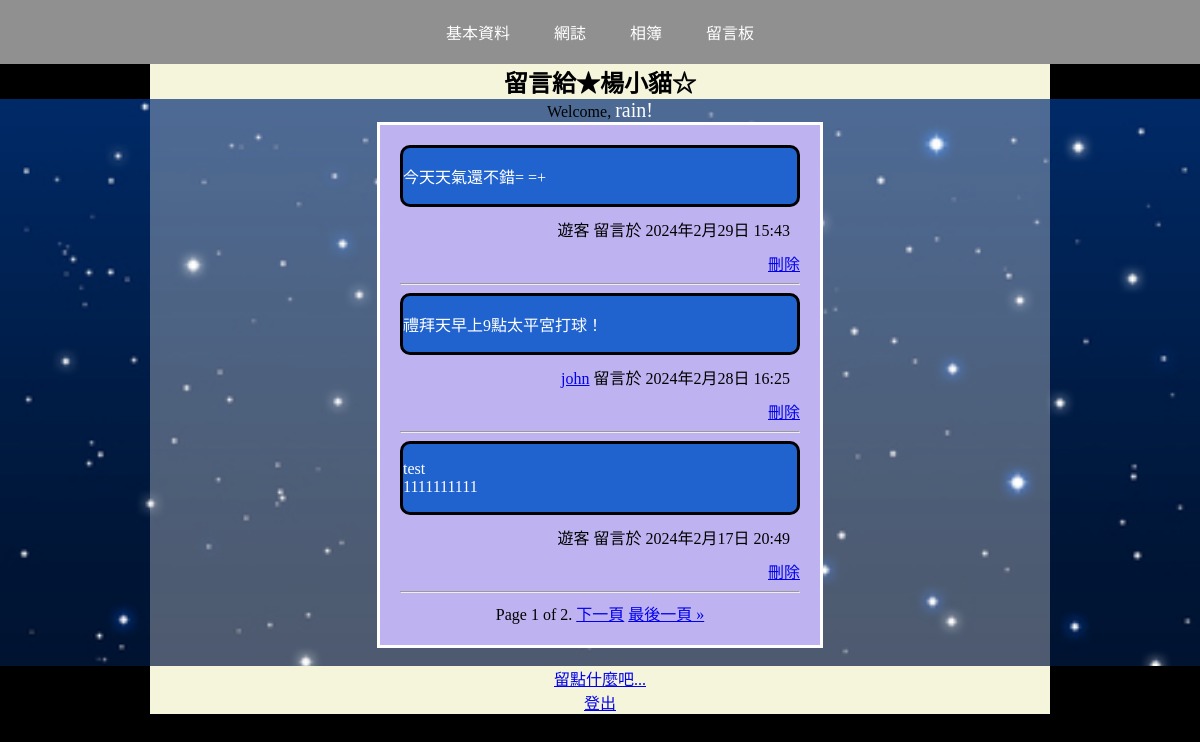
Page /board (signed in) on the committed database.
### crudpractice/models.py (models this page shows, shortened)
class Profile(models.Model):
    GENDER_CHOICES = [
        ('男', '男'),
        ('女', '女'),
        ('不顯示', '不顯示'),
    ]
    user = models.ForeignKey(User, on_delete=models.CASCADE)
    profilepic = models.ImageField(upload_to='profilepic/')
    nickname = models.CharField(max_length=20, null=False)
    age = models.IntegerField(null=False)
    gender = models.CharField(max_length=5, choices=GENDER_CHOICES, null=False)
    likes = models.CharField(max_length=20, null=False)
    dislikes = models.CharField(max_length=20, null=False)
    aboutme = models.TextField(max_length=255, null=False)

class User(models.Model):
    alphanumeric_validator = RegexValidator(
        regex='^[a-zA-Z0-9]*$',
        message='只能包含英文和數字。',
    )
    username = models.CharField(
        max_length=20,
        null=False,
        validators=[alphanumeric_validator],
    )
    username = models.CharField(max_length=20, null=False)
    email = models.EmailField(max_length=100, null=False)
    password = models.CharField(max_length=20, null=False)
    confirm_password = models.CharField(max_length=20, null=False)

class BoardModel(models.Model):
    message = models.TextField(max_length=2000, null=False)
    date = models.DateTimeField()
    useruser = models.CharField(max_length=20)
    useremail = models.EmailField(max_length=100, default='', blank=True)

### crudpractice/views.py (the view)
# urls.py: path('board', views.board),
def board(request):
    obj = User.objects.get(username='rain')
    id = obj.id
    profile_obj = Profile.objects.get(id=id)
    nickname = profile_obj.nickname
    board_obj = BoardModel.objects.all().order_by('-id')
    paginator = Paginator(board_obj, 3)
    page = request.GET.get('page', 1)
    messagedata = paginator.get_page(page)
    return render(request, 'board.html', locals())

### templates/board.html (shortened to what this page needs)
<!DOCTYPE html>
<html lang="en">
<head>
    <link rel="stylesheet" href="/static/style.css">
</head>
<body>
    <div class="connection">
        <a href="user_profile">基本資料</a>
        <a href="blog">網誌</a>
        <a href="album">相簿</a>
        <a href="board">留言板</a>
    </div>
    <h2>留言給{{nickname}}</h2>
    <div class="bgc">
        <div class="bgc2">
            {% if request.session.name %}
            Welcome, <span style="color: rgb(255, 255, 255); font-size: 20px;">{{ request.session.name }}!</span>
            {% else %}
            Welcome, <span style="color: rgb(255, 255, 255); font-size: 20px;">遊客!</span>
            {% endif %}
            <div class="main">
                {% for i in messagedata %}
                <div class="message">
                    <p>{{ i.message|linebreaksbr }}</p>
                </div>
                <div class="userinfo">
                    {% if i.useruser != '遊客' %}
                    <p style="margin: 10px;">
                        <a href="mailto:{{i.useremail}}">{{i.useruser}}</a> 留言於 {{i.date}}
                    </p>
                    {% endif %}
                    {% if i.useruser == '遊客' %}
                    <p style="margin: 10px;">
                        遊客 留言於 {{i.date}}
                    </p>
                    {% endif %}
                    {% if request.session.name == 'rain' %}
                    <a href="/delete_message/{{i.id}}" onclick="return confirmDelete();">刪除</a>
                    {% endif %}
                </div>
                <hr>
                {% endfor %}
                <div class="pagination">
                    <span class="step-links">
                        <span class="current">
                            Page {{ messagedata.number }} of {{ messagedata.paginator.num_pages }}.
                        </span>
                        {% if messagedata.has_next %}
                            <a href="?page={{ messagedata.next_page_number }}">下一頁</a>
                            <a href="?page={{ messagedata.paginator.num_pages }}">最後一頁 &raquo;</a>
                        {% endif %}
                    </span>
                </div>
            </div>
            <br>
        </div>
    </div>
    <footer>
        <div class="post_message">
            <a href="post_message">留點什麼吧...</a>
        </div>
        {% if request.session.name %}
        <a href="logout">登出</a>
        {% else %}
        <a href="/">登入</a>
        {% endif %}
    </footer>
</body>
</html>

### static/style.css (style rules this page uses)
body { margin: 0; padding: 0; text-align: center; background-color: #000000; }
.connection { margin: auto; padding: 20px; background-color: #909090; }
.connection a { padding: 20px; text-decoration: none; color: #fff; }
.bgc { background-image: url(/static/bg1.jpeg); background-size: cover; margin: auto; padding: auto; }
h2, h3, h6 { background-color: beige; margin: auto; width: 900px; }
footer { background-color: beige; margin: auto; width: 900px; }
.bgc2 { width: 900px; background-color: rgba(255, 255, 255, 0.3); margin: auto; }

### templates/board.html (style rules this page uses)
.main { width: 400px; text-align: left; margin: auto; background-color: #beb3f0; padding: 20px; border: 3px solid white; }
.pagination { text-align: center; }
.post_message { text-align: center; }
.message { background-color: rgb(32, 99, 207); border: 3px solid black; text-align: left; color:#ffffff; border-radius: 10px; }
.userinfo { font-size: 16px; display: flex; flex-direction: column; align-items: flex-end; }

### rows in the picture
Profile: nickname "★楊小貓☆"
User: session.name "rain"
BoardModel: message "今天天氣還不錯= =+", date "2024年2月29日 15:43"
BoardModel: message "禮拜天早上9點太平宮打球！", useruser "john", date "2024年2月28日 16:25"
BoardModel: message "test 1111111111", date "2024年2月17日 20:49"

### other values in the picture
{{ messagedata.number }} "1"
{{ messagedata.paginator.num_pages }} "2"
